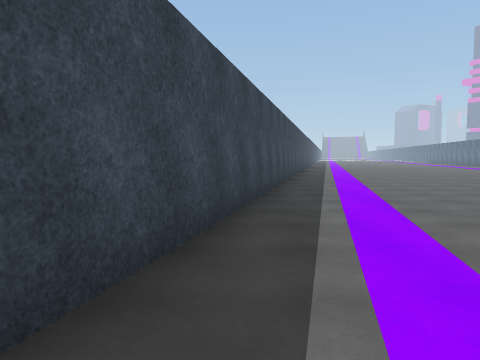
View 1 (above)

21 first-person views from a walk through a 3-D level made in the Unity game engine. The camera is 1.2 m above the floor, tilts 4° down and sees 70° across. The floor is counted in squares, 2 m on a side. Each view is taken from the middle of a square. On the plan, view 1 faces up. The plan holds only what a view shows up to about 10 squares ahead; the rest is blank. The place goes on beyond the plan. Surface patterns are stand-ins for the level's own textures.

View 2
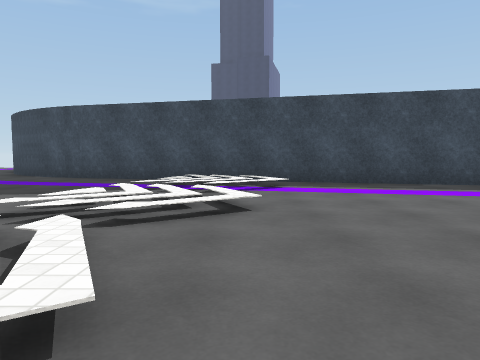

View 3
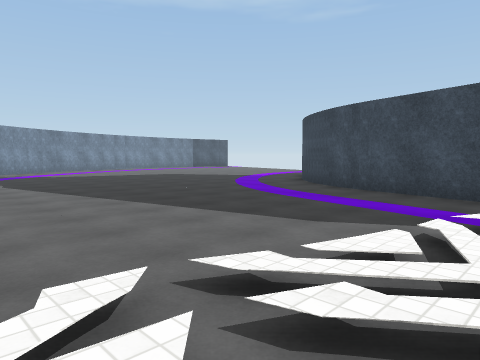

View 4
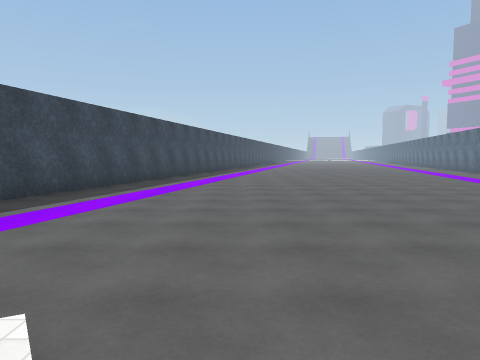

View 5
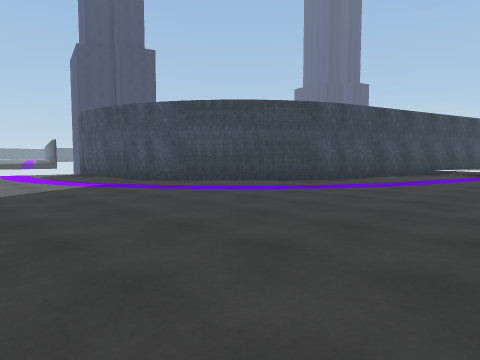

View 6
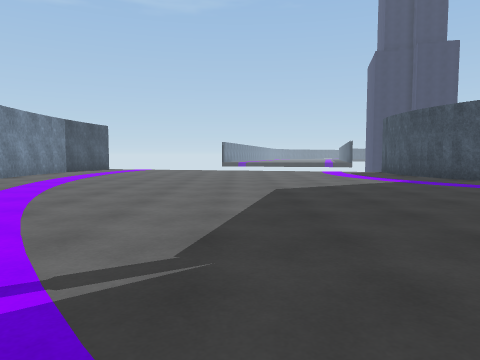

View 7
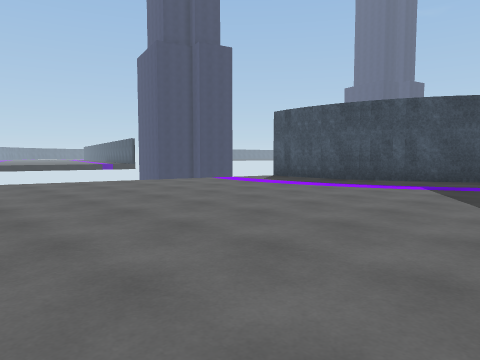

View 8
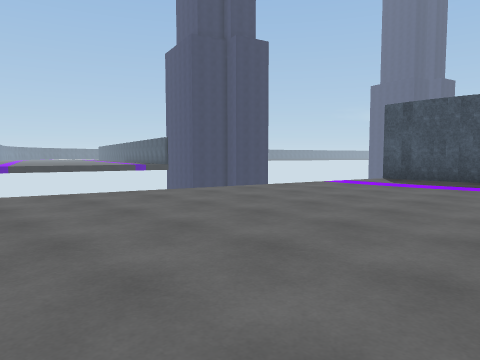

View 9
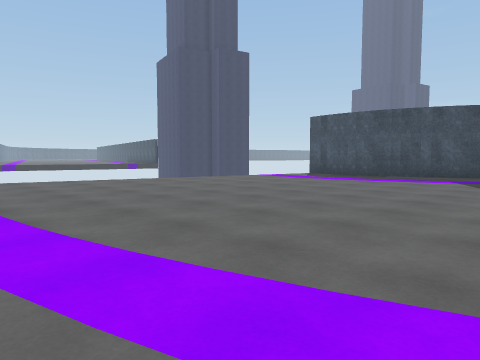

View 10
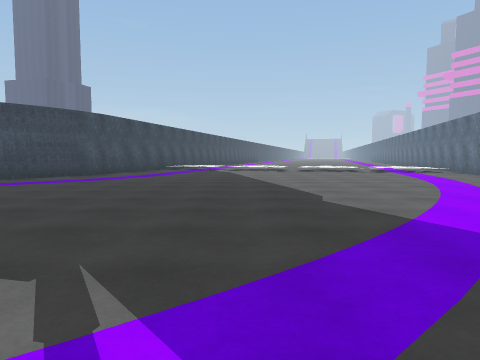

View 11
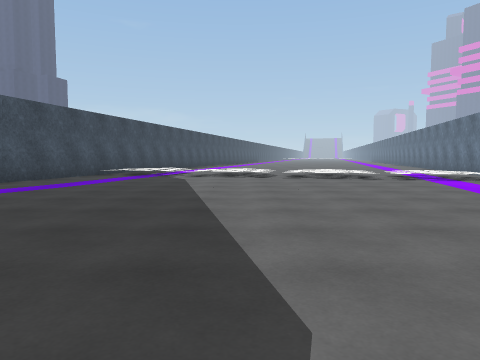

View 12
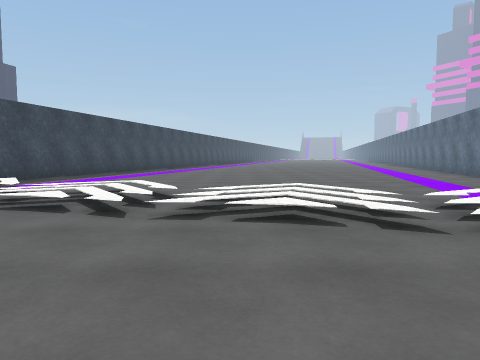

View 13
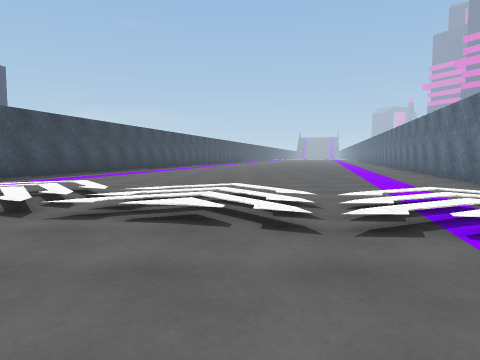

View 14
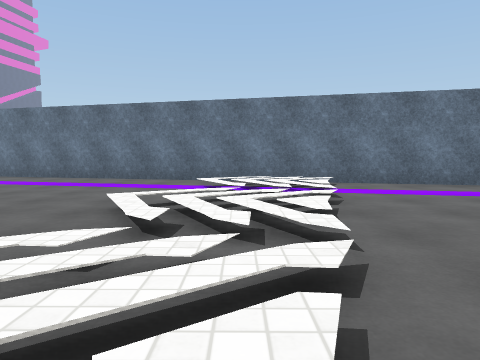

View 15
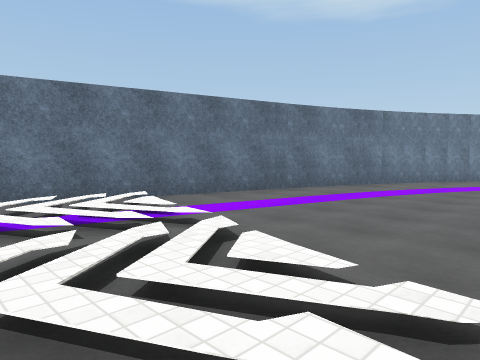

View 16
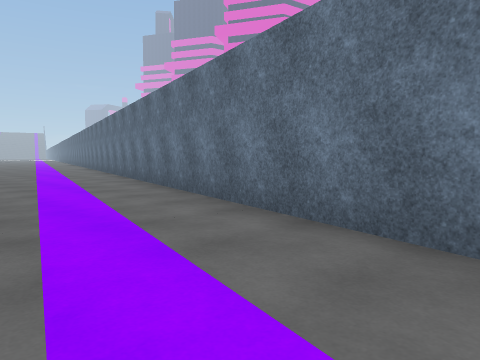

View 17
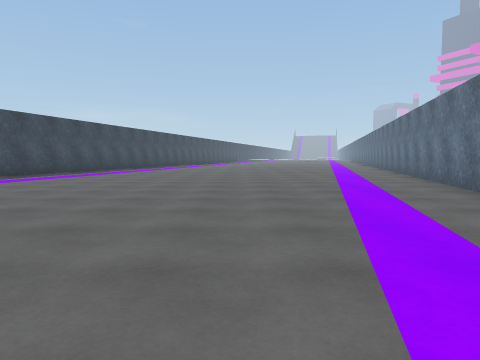

View 18
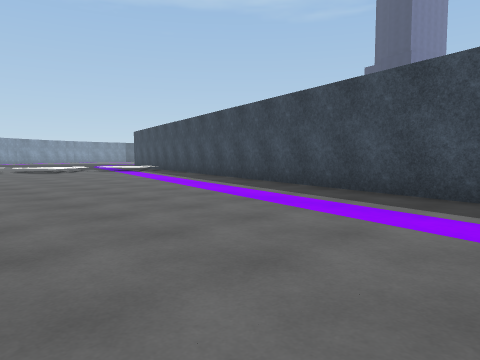

View 19
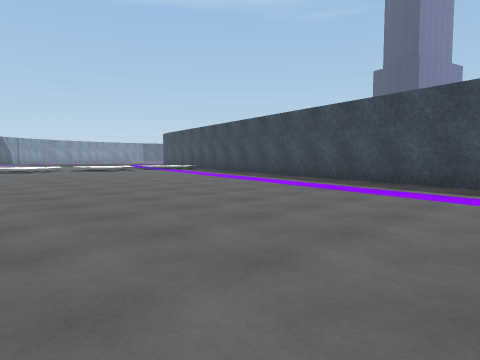

View 20
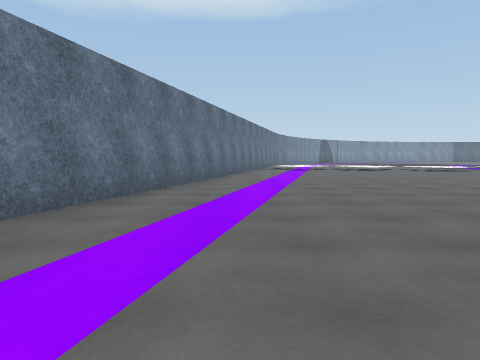

View 21
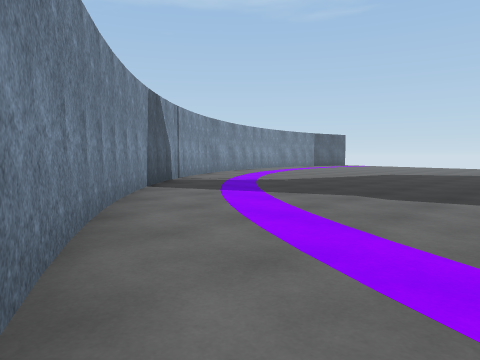

### Floor plan
Key: @ floor where view 1 was taken; # wall or solid block; . floor; / step, stairs or slope.
Columns run from 11 left of view 1 to 14 right of it. Each row starts with its distance up from view 1.
 13             ##...........#
 12             #............#
 11             #............#
 10             #............#
  9            ##...........##
  8            #............#
  7            #............#
  6            #............#
  5           ##...........##
  4           #............#
  3           #............#
  2           #............#
  1          ##/..........##
  0          #/@/./.......#
 -1          #////////....#
 -2          #../////////.#
 -3         ##....../////##
 -4         #.........../#
 -5         #............#
 -6        ##............#
 -7       ##............##
 -8  ######.............#
 -9  #..................#
-10  ..................##
-11  ..................#
-12  .................##
-13  .................#
-14 .................##
-15 ................##
-16 ...............##
-17 ...........  .##
-18 ..........   ##
-19     .....
-20     ...
-21     ##

Positions as (right, up) in squares from view 1, and headings:
1: (0, 0), facing up
2: (7, 0), facing left
3: (5, -1), facing down-left
4: (4, -1), facing up
5: (2, -13), facing up-left
6: (3, -14), facing left
7: (-3, -17), facing up-left
8: (-6, -18), facing up-left
9: (-3, -19), facing up-left
10: (2, -16), facing up
11: (3, -12), facing up
12: (5, -6), facing up
13: (6, -6), facing up
14: (2, -2), facing right
15: (4, -1), facing down-right
16: (9, 2), facing up-right
17: (9, 3), facing up
18: (7, 13), facing down-left
19: (9, 13), facing down-left
20: (11, 13), facing down
21: (8, -9), facing down-left
